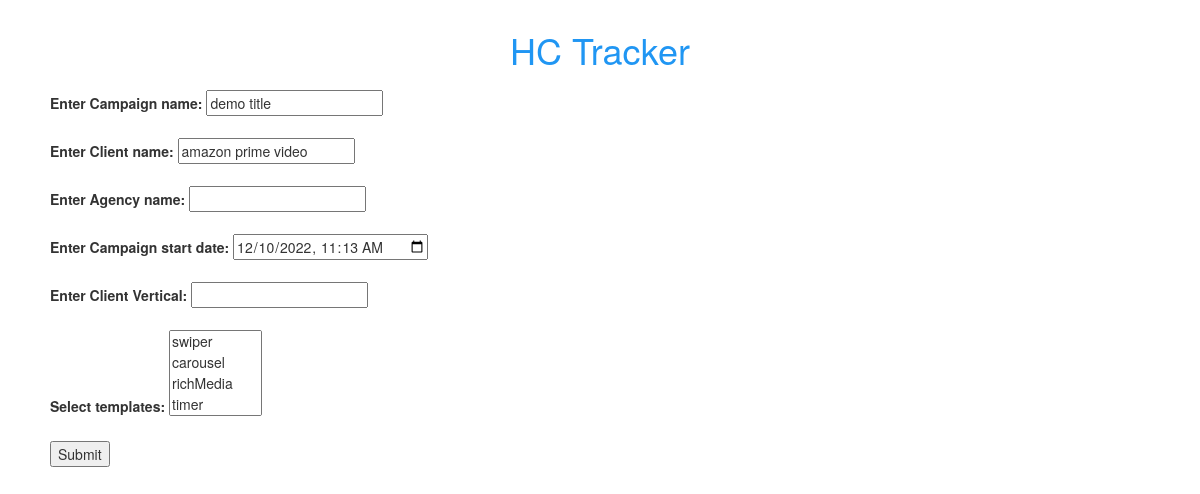
Page /update.php?id=161 on the committed database.
### tables this page shows
CREATE TABLE `tracker_data` (
  `id` int(11) NOT NULL,
  `campaign_name` varchar(255) NOT NULL,
  `client_name` varchar(255) NOT NULL,
  `agency_name` varchar(255) NOT NULL,
  `create_time` datetime NOT NULL DEFAULT current_timestamp(),
  `start_date` datetime NOT NULL,
  `client_vertical` varchar(255) NOT NULL,
  `templates` varchar(500) NOT NULL,
  `time_left` int(255) NOT NULL,
  `tempmade` varchar(5000) NOT NULL
);

### update.php (the view, shortened to what this page needs)
<?php
include "conn.php";
$id=$_GET['id'];
?>
<!DOCTYPE html>
<html lang="en">
<head>
  <link rel="stylesheet" href="https://maxcdn.bootstrapcdn.com/bootstrap/3.3.4/css/bootstrap.min.css">
  <link rel="stylesheet" href="https://cdnjs.cloudflare.com/ajax/libs/bootstrap-multiselect/0.9.13/css/bootstrap-multiselect.css">
    <link rel="stylesheet" href="style.css">
</head>
<body>
    <h1 class="heading">HC Tracker</h1>
    <?php
      $sql="SELECT * FROM `tracker_data` WHERE id=$id LIMIT 1";
      $result=mysqli_query($connectDB,$sql);
      $row=mysqli_fetch_assoc($result);
      $templates=$row['templates'];
    ?>
    <form action="" method="post">
        <label for="campaign_name">Enter Campaign name: </label> <input name="campaign_name" type="text" value="<?php echo $row['campaign_name']?>"><br><br>
        <label for="client_name">Enter Client name: </label> <input name="client_name" type="text" value="<?php echo $row['client_name']?>"><br><br>
        <label for="agency_name">Enter Agency name: </label> <input name="agency_name" type="text" value="<?php echo $row['agency_name']?>"><br><br>
        <label for="start_date">Enter Campaign start date: </label> <input name="start_date" type="datetime-local" value="<?php echo $row['start_date']?>"><br><br>
        <label for="client_vertical">Enter Client Vertical: </label> <input name="client_vertical" type="text" value="<?php echo $row['client_vertical']?>"><br><br>
        <label for="templates">Select templates: </label>
        <?php $sqlc="SELECT DISTINCT `type` FROM hc_templates";
        $resultc=mysqli_query($connectDB,$sqlc);
        ?> <select name="templates[]" id="templates_drop" multiple="multiple"> <?php
        while($row=mysqli_fetch_assoc($resultc))
        {
            if (strpos($templates,  $row['type'] !== false )) {
                ?><option selected value="<?php echo $row['type'] ?>"><?php echo $row['type'] ?></option><?php
            }else{
                ?> <option value="<?php echo $row['type'] ?>"><?php echo $row['type'] ?></option> <?php
            }
        }
        ?>
</select>
<br><br>
        <button type="submit" name="submit">Submit</button>
    </form>
</body>
</html>

### style.css (style rules this page uses)
.heading { margin-top: 30px; color: #2096f3; text-align: center; margin-bottom: 20px; }

### update.php (style rules this page uses)
form { margin-left:50px; }

### rows in the picture
tracker_data: campaign_name "demo title", client_name "amazon prime video", start_date "12/10/2022 11:13"
